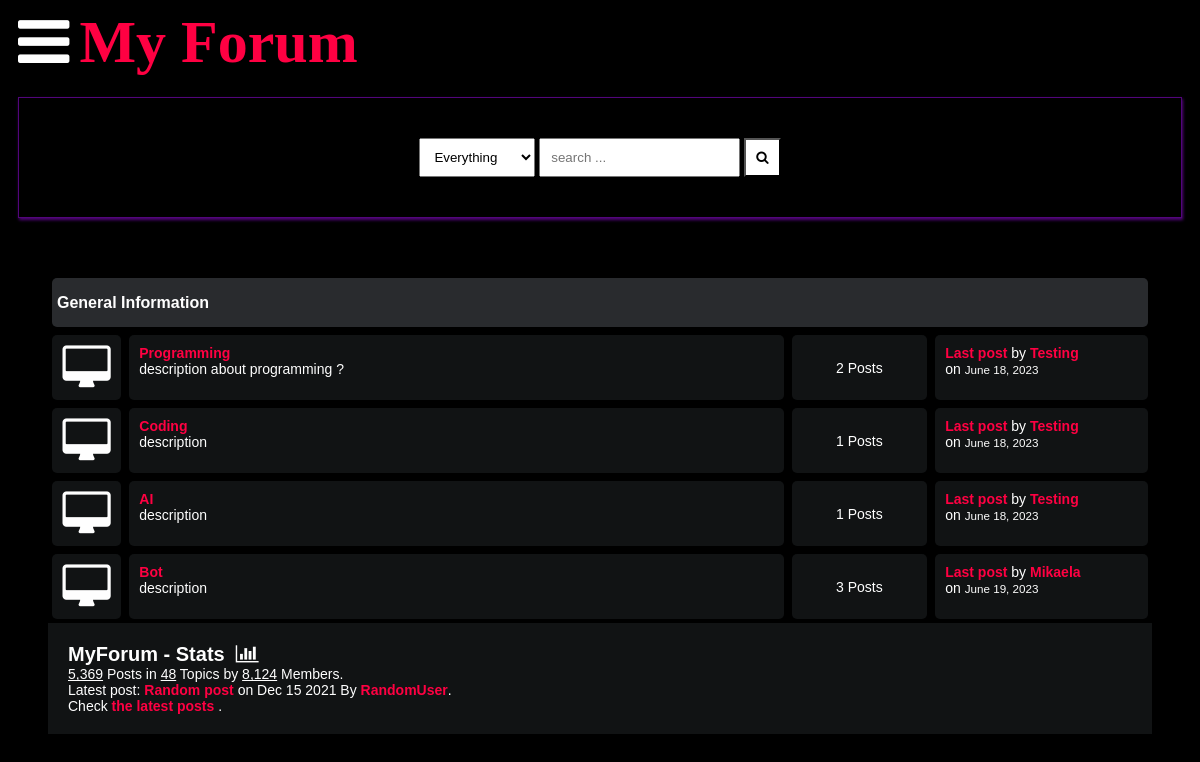
The page / on the database its author committed.
### main/models.py (models this page shows, shortened)
class Category(models.Model):
    title = models.CharField(max_length=50)
    slug = models.SlugField(max_length=400, unique=True, blank=True)
    description = models.TextField(default="description")
    class Meta:
        verbose_name_plural = "categories"
    def get_url(self):
        return reverse("posts", kwargs={
            "slug":self.slug
        })
    @property
    def num_posts(self):
        return Post.objects.filter(categories=self).count()
    @property
    def last_post(self):
        return Post.objects.filter(categories=self).latest("date")

class Post(models.Model):
    title = models.CharField(max_length=400)
    slug = models.SlugField(max_length=400, unique=True, blank=True)
    user = models.ForeignKey(Author, on_delete=models.CASCADE)
    content = HTMLField()
    categories = models.ManyToManyField(Category)
    date = models.DateTimeField(auto_now_add=True)
    approved = models.BooleanField(default=True)
    hit_count_generic = GenericRelation(HitCount, object_id_field='object_pk',
        related_query_name='hit_count_generic_relation'
    )
    tags = TaggableManager()
    comments = models.ManyToManyField(Comment, blank=True)
    def get_url(self):
        return reverse("detail", kwargs={
            "slug":self.slug
        })

class Author(models.Model):
    user = models.ForeignKey(User, on_delete=models.CASCADE)
    fullname = models.CharField(max_length=40, blank=True)
    slug = slug = models.SlugField(max_length=400, unique=True, blank=True)
    bio = HTMLField()
    points = models.IntegerField(default=0)
    profile_pic = ResizedImageField(size=[50, 80], quality=100, upload_to="authors", default=None, null=True, blank=False)

### main/views.py (the view)
# urls.py: path("", home, name="home"),
def home(request):
    forums = Category.objects.all()
    context = {
        "forums":forums,
    }
    return render(request, "forums.html", context)

### templates/forums.html
{% extends 'base.html' %}
{% block content %}
    <div class="container">
        <div class="subforum">
            <div class="subforum-title">
                <h1>General Information</h1>
            </div>
            {% for forum in forums %}
            <div class="subforum-row">
                <div class="subforum-icon subforum-column center">
                    <i class="fa fa-desktop center"></i>
                </div>
                <div class="subforum-description subforum-column">
                    <h4><a href="{{forum.get_url}}">{{forum.title}}</a></h4>
                    <p>{{forum.description}} </p>
                </div>
                <div class="subforum-stats subforum-column center">
                    <span>{{forum.num_posts}} Posts </span>
                </div>
                <div class="subforum-info subforum-column">
                    <b><a href="{{forum.last_post.get_url}}">Last post</a></b> by <a href="">{{forum.last_post.user.fullname|title}}</a>
                    <br>on <small>{{forum.last_post.date|date}}</small>
                </div>
            </div>
            {% endfor %}
        </div>
    <div class="forum-info">
        <div class="chart">
            MyForum - Stats &nbsp;<i class="fa fa-bar-chart"></i>
        </div>
        <span><u>5,369</u> Posts in <u>48</u> Topics by <u>8,124</u> Members.</span><br>
        <span>Latest post: <b><a href="">Random post</a></b> on Dec 15 2021 By <a href="">RandomUser</a></span>.<br>
        <span>Check <a href="">the latest posts</a> .</span><br>
    </div>
    {% endblock content %}

### static/style.css (style rules this page uses)
* { box-sizing: border-box; }
html { font-size: 14px; font-family: Arial, Helvetica, sans-serif; background-color:rgb(0,0,0); color:#FEFEFE; }
a { color:#FF0042; font-weight: bolder; text-decoration: none; }
h1 { font-size:16px; font-weight: bolder; }
.container { margin: 20px; padding: 20px; }
.subforum { margin-top:20px; }
.subforum-title { background-color:#292B2E; padding: 5px; border-radius: 5px; margin:4px; }
.subforum-row { display: grid; grid-template-columns: 7% 60% 13% 20%; }
.subforum-column { padding: 10px; margin:4px; border-radius: 5px; background-color:#111314; }
.subforum-description * { margin-block: 0; }
.center { display: flex; justify-content: center; align-items: center; }
.subforum-icon i { font-size: 45px; }
.forum-info { padding: 20px; background-color: #111314; }
.chart { font-size:20px; font-weight:bold; }

### rows shown on the page
Category: title "Programming", description "description about programming ?", num_posts "2", last_post.user.fullname "Testing", last_post "June 18, 2023"
Category: title "Coding", description "description", num_posts "1", last_post.user.fullname "Testing", last_post "June 18, 2023"
Category: title "AI", description "description", num_posts "1", last_post.user.fullname "Testing", last_post "June 18, 2023"
Category: title "Bot", description "description", num_posts "3", last_post.user.fullname "Mikaela", last_post "June 19, 2023"
